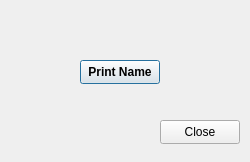
<?xml version="1.0" encoding="UTF-8"?>
<ui version="4.0">
 <class>Dialog</class>
 <widget class="QDialog" name="Dialog">
  <property name="geometry">
   <rect>
    <x>0</x>
    <y>0</y>
    <width>250</width>
    <height>162</height>
   </rect>
  </property>
  <property name="windowTitle">
   <string>Dialog</string>
  </property>
  <widget class="QPushButton" name="name">
   <property name="geometry">
    <rect>
     <x>80</x>
     <y>60</y>
     <width>80</width>
     <height>24</height>
    </rect>
   </property>
   <property name="font">
    <font>
     <bold>true</bold>
    </font>
   </property>
   <property name="text">
    <string>Print Name</string>
   </property>
  </widget>
  <widget class="QPushButton" name="close">
   <property name="geometry">
    <rect>
     <x>160</x>
     <y>120</y>
     <width>80</width>
     <height>24</height>
    </rect>
   </property>
   <property name="text">
    <string>Close</string>
   </property>
  </widget>
 </widget>
 <resources/>
 <connections>
  <connection>
   <sender>close</sender>
   <signal>clicked()</signal>
   <receiver>Dialog</receiver>
   <slot>reject()</slot>
   <hints>
    <hint type="sourcelabel">
     <x>187</x>
     <y>127</y>
    </hint>
    <hint type="destinationlabel">
     <x>239</x>
     <y>108</y>
    </hint>
   </hints>
  </connection>
 </connections>
</ui>
